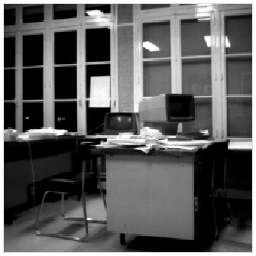
%> input picture lab6_7/bureau.gif, 256 x 256 px
$ octave CannyDericheFltering.m   (GNU Octave 9; MATLAB toolbox functions it lacks are replaced by stand-ins)
%> lines starting %> are read from the running program, lines starting %| are printed output that depends on the picture

close all;
clear all;
clc;

%% Read an image

I=imread('bureau.gif');
%> I is the input picture: size 256x256 uint8; min 0, max 255, mean 91.3
imshow(I,[]);

[ row, col]= size (I);
%> row = 256; col = 256

% Filter parameters
s=0.5;
Ts=1;
alpha=s*Ts;
a=exp(-alpha);

%% Apply the smoothing (derivative) Flter along the columns (rows) of the images to obtain the
    %component of the gradient on the horizontal direction.

    % smoothing  Flter along the columns

        % Causal
        Icausal=zeros(row , col);

        for j=1 : col

            for r=3 : row
            y=2*a*Icausal(r-1,j) - a^2*Icausal(r-2,j) + I(r,j) + a*(alpha-1)*I(r-1,j);
            Icausal(r,j)=y;
            end
        end


        %Anti Causal part
        IantiCausal=zeros(row , col);

        for j=1 : col

            for r= 1 : row-2
                yAnti=2*a*IantiCausal(r+1,j) - a^2*IantiCausal(r+2,j)+I(r,j) + a*(alpha+1)*I(r+1 , j) - a^2*I(r+2, j);
                IantiCausal(r , j)=yAnti;
            end
        end

        ISmoothed= IantiCausal + Icausal;

%         figure, imshow(ISmoothed , [])
%         title('');

        % derivative Filtering along rows

        % causal
            IcausalDer=zeros(row , col);
            for r=1 : row

                for c=3 : col
                   y=2*a*IcausalDer(r,c-1)-a^2*IcausalDer( r , c-2) + ISmoothed( r, c )- s*a*(alpha)*ISmoothed( r, c-1);
                   IcausalDer(r,c)=y;
                end
            end
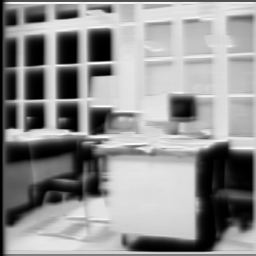
%> IcausalDer: size 256x256 double; min 0, max 2794.1, mean 1592.7; drawn with min black and max white

            %Anti Causal part
            IantiCausalDer= zeros(row , col);

            for r=1 : row
                for c=1 : col-2
                   y=2*a*IantiCausalDer(r, c+1) - a^2*IantiCausalDer(r, c+2) + a*(alpha)*s*ISmoothed( r, c+1);
                   IantiCausalDer(r , c)=y;
                end
            end
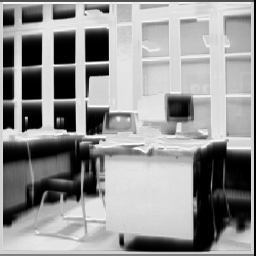
%> IantiCausalDer: size 256x256 double; min 0, max 77.33, mean 44.8; drawn with min black and max white

            xGradImage= IantiCausalDer + IcausalDer;

   figure, imshow(xGradImage , [])
   title('component of the gradient on the horizontal direction')


%% Apply the smoothing (derivative) Flter along the rows (columns) of the images to obtain the
   %component of the gradient on the vertical direction.

      % smoothing  Flter along the rows

             % Causal
        Icausal=zeros(row , col);

        for r=1 : row

            for c=3 : col
            y=2*a*Icausal( r , c-1) - a^2*Icausal( r, c-2) + I( r, c) + a*(alpha-1)*I( r, c-1);
            Icausal(r,c)=y;
            end
        end
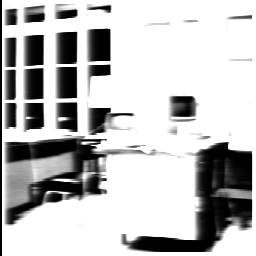
%> Icausal: size 256x256 double; min 0, max 255, mean 189.9


        %Anti Causal part
        IantiCausal=zeros(row , col);

        for r=1 : row

            for c= 1 : col-2
                yAnti=2*a*IantiCausal(r, c+1) - a^2*IantiCausal(r, c+2)+I(r,c) + a*(alpha+1)*I(r, c+1) - a^2*I(r, c+2);
                IantiCausal(r , c)=yAnti;
            end
        end
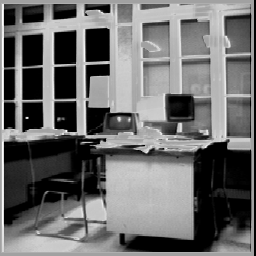
%> IantiCausal: size 256x256 double; min 0, max 255, mean 108.8

        ISmoothed= IantiCausal + Icausal;

    % derivative Filtering along columns

    % causal
            IcausalDer=zeros(row , col);
            for c=1 : col

                for r=3 : row
                   y=2*a*IcausalDer(r-1,c)-a^2*IcausalDer( r-2 , c) + ISmoothed( r, c )- s*a*(alpha)*ISmoothed( r-1, c);
                   IcausalDer(r,c)=y;
                end
            end
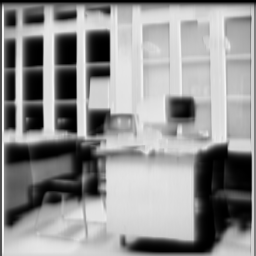
%> IcausalDer: size 256x256 double; min 0, max 2794.7, mean 1593.5; drawn with min black and max white

            %Anti Causal part
            IantiCausalDer= zeros(row , col);

            for c=1 : col
                for r=1 : row-2
                   y=2*a*IantiCausalDer(r+1, c) - a^2*IantiCausalDer(r +2 , c) + a*(alpha)*s*ISmoothed( r + 1, c);
                   IantiCausalDer(r , c)=y;
                end
            end
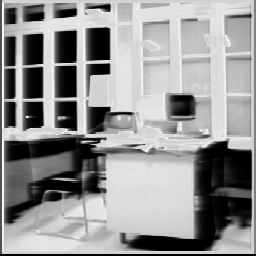
%> IantiCausalDer: size 256x256 double; min 0, max 77.33, mean 44.8; mean of the top-left, top-right, bottom-left and bottom-right quarters 39, 59, 41.4, 39.9; drawn with min black and max white

            yGradImage= IantiCausalDer + IcausalDer;

   figure, imshow(xGradImage , [])
   title('component of the gradient on the vertical direction')


%%  Write Canny edge detection function. Display the modulus and the phase of the results.

modulus= sqrt(yGradImage.^2 + xGradImage.^2);

   figure, imshow(modulus , [])
   title('modulus')

 phase = atan( yGradImage ./ xGradImage);
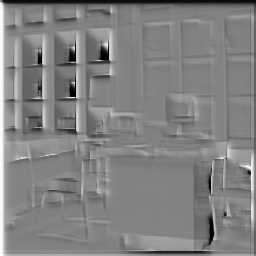
%> phase: size 256x256 double; min 8.85e-06, max 1.53, mean 0.78; drawn with min black and max white
 figure, imshow(phase , [])
%  figure
%  plot(phase)
   title('phase')
